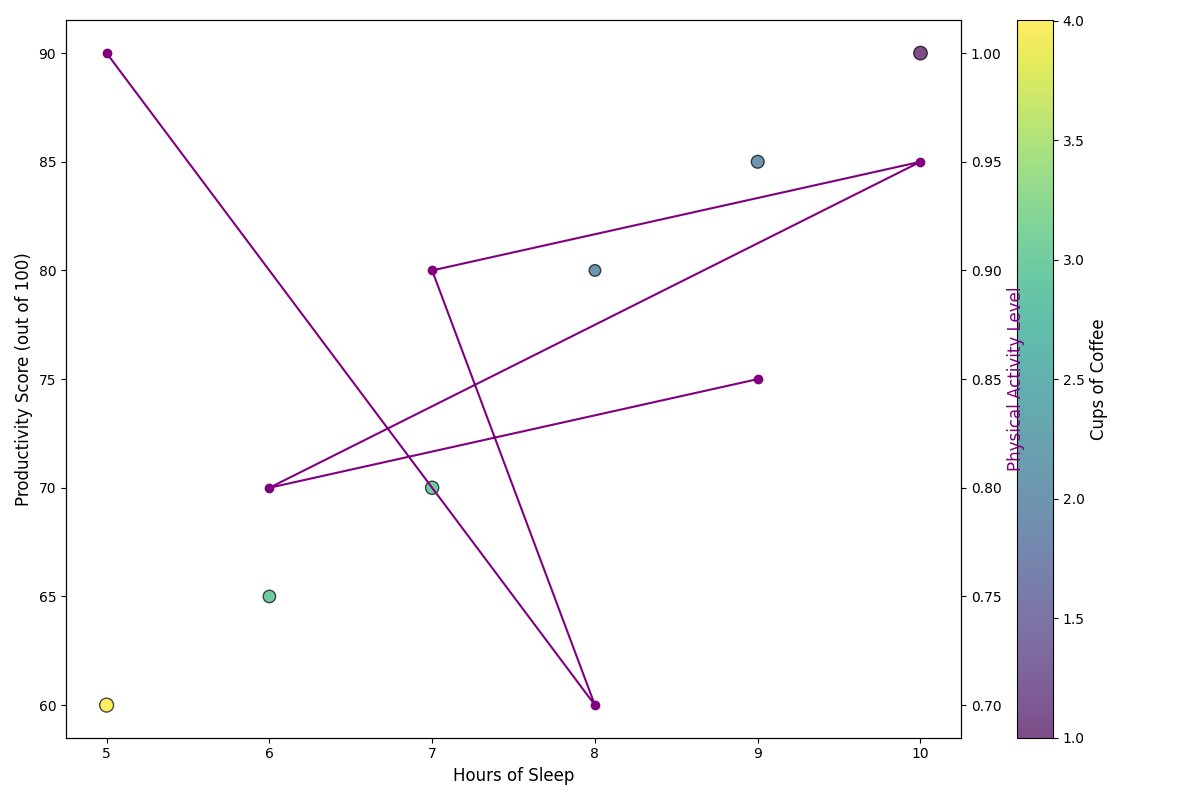

This chart was generated by the following Python code:
import matplotlib.pyplot as plt
import numpy as np

# Manually shuffled data arrays
sleep_hours = np.array([9, 6, 10, 7, 8, 5])
coffee_cups = np.array([2, 3, 1, 3, 2, 4])
productivity_scores = np.array([85, 65, 90, 70, 80, 60])
activity_levels = np.array([0.85, 0.8, 0.95, 0.9, 0.7, 1])

fig, ax1 = plt.subplots(figsize=(12, 8))

# Shuffled colormap
scatter = ax1.scatter(
    sleep_hours, 
    productivity_scores, 
    c=coffee_cups, 
    cmap='viridis',  # Changed from 'plasma' to 'viridis'
    s=100 * activity_levels, 
    edgecolor='k', 
    alpha=0.7
)

cbar = plt.colorbar(scatter)
cbar.set_label('Cups of Coffee', fontsize=12)

ax1.set_xlabel('Hours of Sleep', fontsize=12)
ax1.set_ylabel('Productivity Score (out of 100)', fontsize=12)

ax2 = ax1.twinx()
ax2.plot(sleep_hours, activity_levels, color='purple', marker='o', linestyle='-', label='Activity Level')  # Changed color from 'green' to 'purple'
ax2.set_ylabel('Physical Activity Level', fontsize=12, color='purple')

plt.tight_layout()
plt.show()
